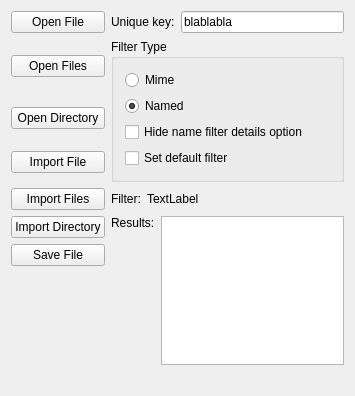
<?xml version="1.0" encoding="UTF-8"?>
<ui version="4.0">
 <class>KoFileDialogTester</class>
 <widget class="QWidget" name="KoFileDialogTester">
  <property name="geometry">
   <rect>
    <x>0</x>
    <y>0</y>
    <width>355</width>
    <height>396</height>
   </rect>
  </property>
  <layout class="QGridLayout" name="gridLayout">
   <item row="9" column="1">
    <widget class="QLabel" name="lblMime">
     <property name="text">
      <string/>
     </property>
    </widget>
   </item>
   <item row="8" column="1">
    <spacer name="verticalSpacer">
     <property name="orientation">
      <enum>Qt::Vertical</enum>
     </property>
     <property name="sizeHint" stdset="0">
      <size>
       <width>20</width>
       <height>40</height>
      </size>
     </property>
    </spacer>
   </item>
   <item row="0" column="0">
    <widget class="QPushButton" name="bnOpenFile">
     <property name="text">
      <string>Open File</string>
     </property>
    </widget>
   </item>
   <item row="1" column="0">
    <widget class="QPushButton" name="bnOpenFiles">
     <property name="text">
      <string>Open Files</string>
     </property>
    </widget>
   </item>
   <item row="0" column="1">
    <layout class="QHBoxLayout" name="horizontalLayout">
     <item>
      <widget class="QLabel" name="label">
       <property name="text">
        <string>Unique key:</string>
       </property>
      </widget>
     </item>
     <item>
      <widget class="QLineEdit" name="txtUniqueKey">
       <property name="text">
        <string>blablabla</string>
       </property>
      </widget>
     </item>
    </layout>
   </item>
   <item row="4" column="1">
    <layout class="QHBoxLayout" name="horizontalLayout_2">
     <item>
      <widget class="QLabel" name="label_2">
       <property name="sizePolicy">
        <sizepolicy hsizetype="Preferred" vsizetype="Fixed">
         <horstretch>0</horstretch>
         <verstretch>0</verstretch>
        </sizepolicy>
       </property>
       <property name="text">
        <string>Filter:</string>
       </property>
       <property name="alignment">
        <set>Qt::AlignLeading|Qt::AlignLeft|Qt::AlignTop</set>
       </property>
      </widget>
     </item>
     <item>
      <widget class="QLabel" name="txtFilter">
       <property name="sizePolicy">
        <sizepolicy hsizetype="Expanding" vsizetype="Fixed">
         <horstretch>0</horstretch>
         <verstretch>0</verstretch>
        </sizepolicy>
       </property>
       <property name="text">
        <string>TextLabel</string>
       </property>
       <property name="textFormat">
        <enum>Qt::PlainText</enum>
       </property>
       <property name="alignment">
        <set>Qt::AlignLeading|Qt::AlignLeft|Qt::AlignTop</set>
       </property>
       <property name="wordWrap">
        <bool>false</bool>
       </property>
      </widget>
     </item>
    </layout>
   </item>
   <item row="5" column="1" rowspan="3">
    <layout class="QHBoxLayout" name="horizontalLayout_3">
     <item>
      <widget class="QLabel" name="label_3">
       <property name="text">
        <string>Results:</string>
       </property>
       <property name="alignment">
        <set>Qt::AlignLeading|Qt::AlignLeft|Qt::AlignTop</set>
       </property>
      </widget>
     </item>
     <item>
      <widget class="QListWidget" name="listResults"/>
     </item>
    </layout>
   </item>
   <item row="1" column="1" rowspan="3">
    <widget class="QGroupBox" name="groupBox">
     <property name="title">
      <string>Filter Type</string>
     </property>
     <layout class="QVBoxLayout" name="verticalLayout">
      <item>
       <widget class="QRadioButton" name="radioMime">
        <property name="text">
         <string>Mime</string>
        </property>
       </widget>
      </item>
      <item>
       <widget class="QRadioButton" name="radioName">
        <property name="text">
         <string>Named</string>
        </property>
        <property name="checked">
         <bool>true</bool>
        </property>
       </widget>
      </item>
      <item>
       <widget class="QCheckBox" name="chkHideNameFilterDetailsOption">
        <property name="text">
         <string>Hide name filter details option</string>
        </property>
       </widget>
      </item>
      <item>
       <widget class="QCheckBox" name="chkSetDefaultFilter">
        <property name="text">
         <string>Set default filter</string>
        </property>
       </widget>
      </item>
     </layout>
    </widget>
   </item>
   <item row="6" column="0">
    <widget class="QPushButton" name="bnSaveFile">
     <property name="text">
      <string>Save File</string>
     </property>
    </widget>
   </item>
   <item row="4" column="0">
    <widget class="QPushButton" name="bnImportFiles">
     <property name="text">
      <string>Import Files</string>
     </property>
    </widget>
   </item>
   <item row="3" column="0">
    <widget class="QPushButton" name="bnImportFile">
     <property name="text">
      <string>Import File</string>
     </property>
    </widget>
   </item>
   <item row="2" column="0">
    <widget class="QPushButton" name="bnOpenDirectory">
     <property name="text">
      <string>Open Directory</string>
     </property>
    </widget>
   </item>
   <item row="5" column="0">
    <widget class="QPushButton" name="bnImportDirectory">
     <property name="text">
      <string>Import Directory</string>
     </property>
    </widget>
   </item>
  </layout>
  <zorder>bnImportFile</zorder>
  <zorder>bnOpenFile</zorder>
  <zorder>bnOpenFiles</zorder>
  <zorder>bnOpenDirectory</zorder>
  <zorder>bnImportFiles</zorder>
  <zorder>bnImportDirectory</zorder>
  <zorder>bnSaveFile</zorder>
  <zorder>groupBox</zorder>
  <zorder>lblMime</zorder>
 </widget>
 <layoutdefault spacing="6" margin="11"/>
 <resources/>
 <connections/>
</ui>
